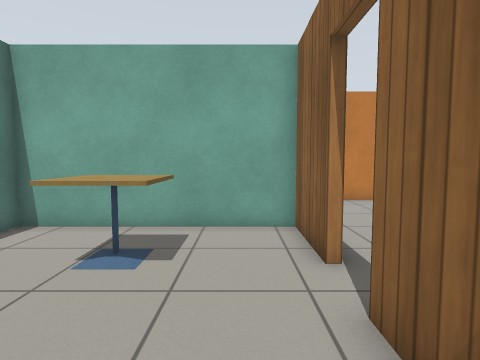
view 1 (above)

21 first-person views from a walk through a robot-simulator world made for Gazebo. The camera is 0.94 m above the floor, tilts 4° down and sees 80° across. Floor lines are 1 m apart. The floor is counted in squares, 0.5 m on a side. Each view is taken from the middle of a square. On the plan, view 1 faces up. The plan holds only what a view shows up to about 16 squares ahead; the rest is blank. The robots in the file are not drawn. Gazebo's built-in surfaces are drawn with simple patterns. Some stock models are drawn as simple stand-ins.

view 2
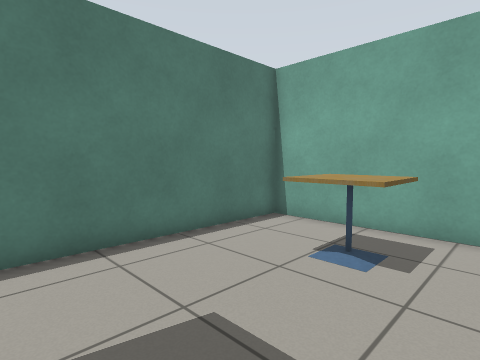

view 3
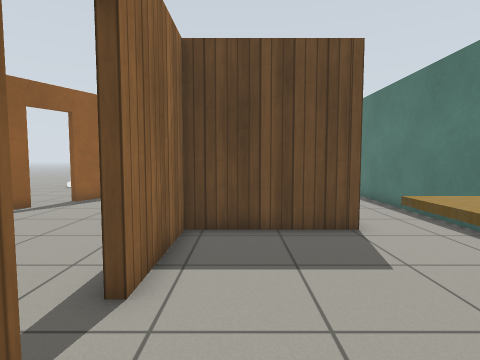

view 4
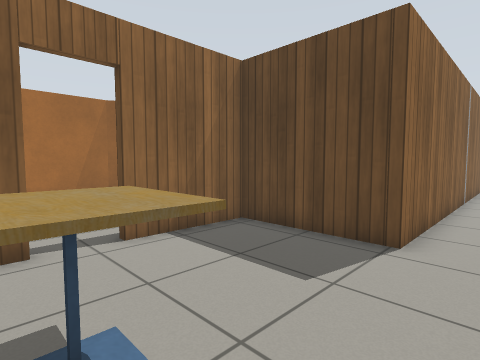

view 5
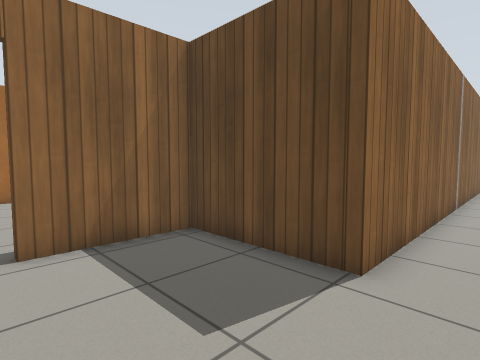

view 6
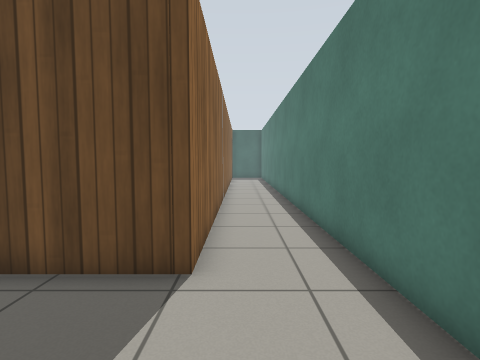

view 7
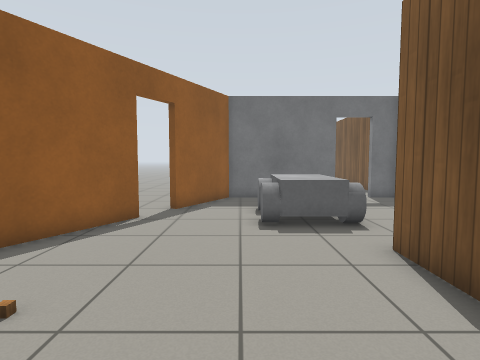

view 8
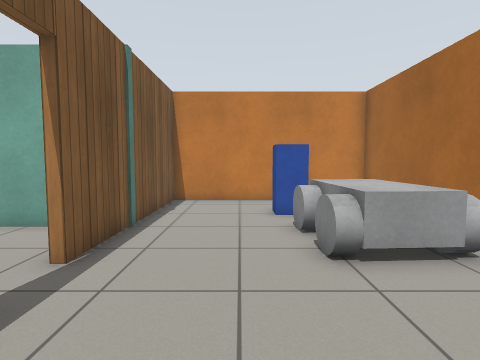

view 9
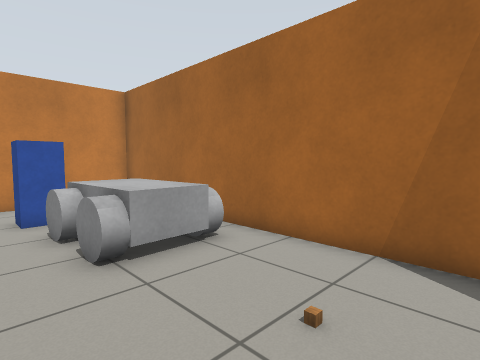

view 10
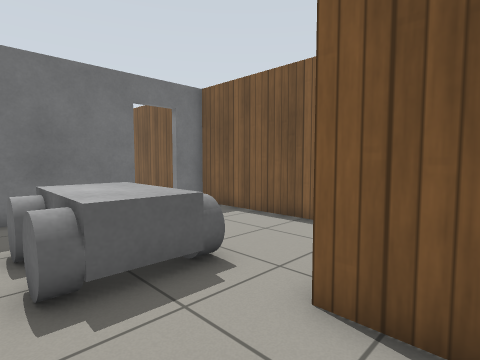

view 11
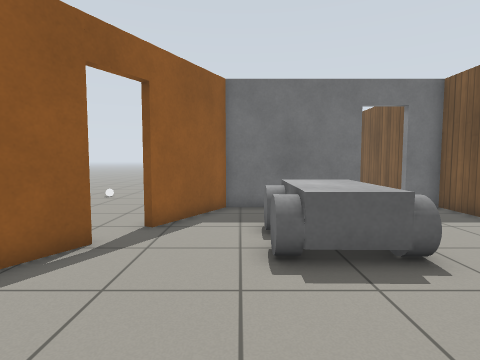

view 12
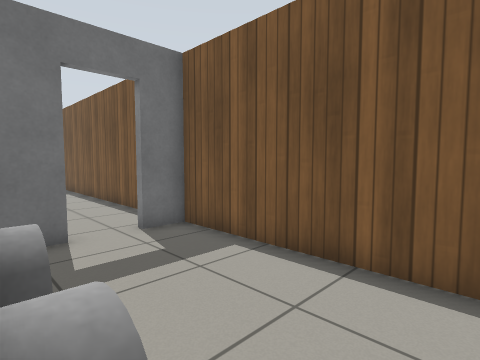

view 13
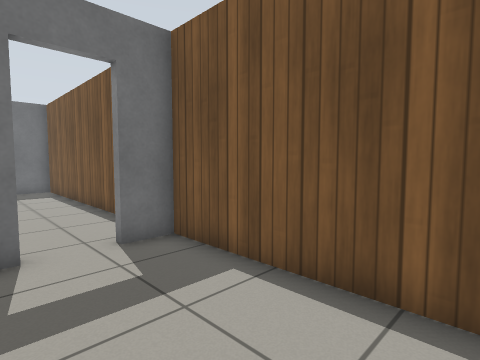

view 14
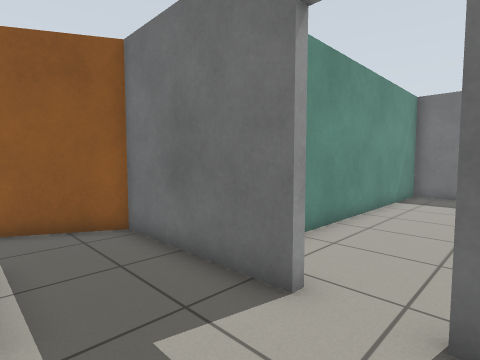

view 15
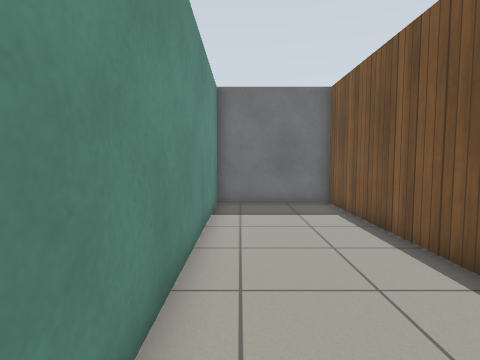

view 16
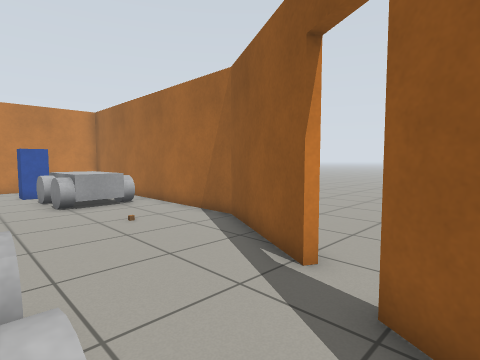

view 17
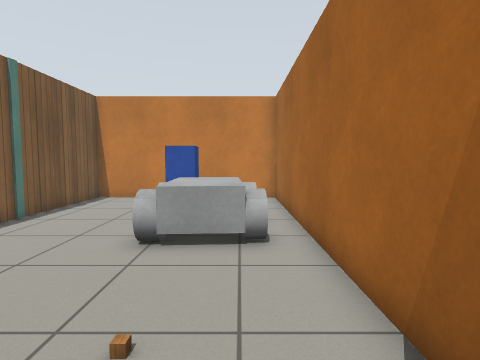

view 18
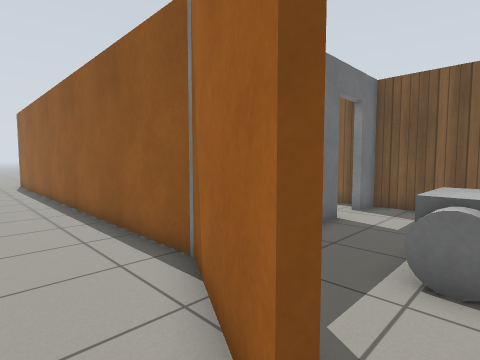

view 19
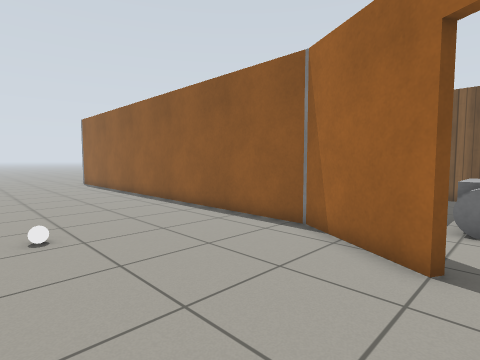

view 20
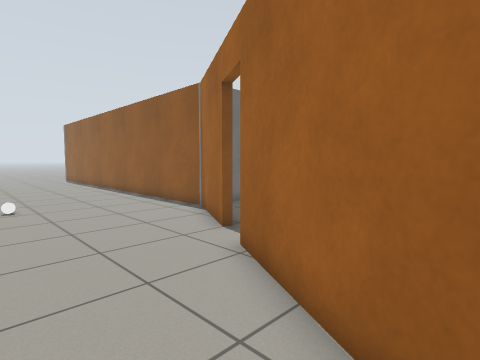

view 21
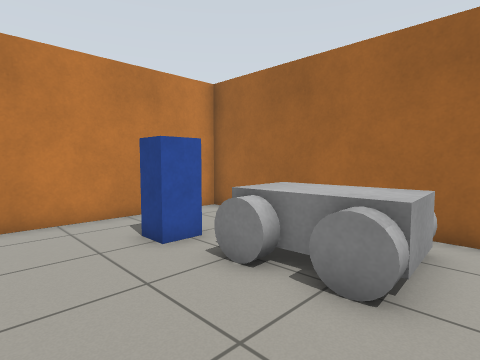

### Floor plan
Ten units are one square. View 1 is at (0, 0); x grows to the right and y downward. Boxes are objects, and circles mark ways between rooms. Rooms are numbered by the first view taken in them; rooms with no view inside come last. Other rooms are left out.
<svg viewBox="-68 -138 198 389">
<path fill="none" stroke="#000" d="M15 -50 16 -80 -63 -80 -63 119M-32 168 -32 6 15 6 15 -34M18 -14 18 9M83 43 108 -2 108 -133 19 -133 18 -50M-29 22 -29 93 -15 93M56 93 74 59M1 93 58 93M-29 101 -29 225 20 225 20 111M58 93 58 246M77 60 58 95M110 1 86 44"/>
<rect x="-35" y="-65" width="20" height="20" fill="#bbb"><title>cafe table</title></rect>
<rect x="15" y="25" width="30" height="40" fill="#bbb"><title>other object</title></rect>
<rect x="55" y="-105" width="20" height="10" fill="#bbb"><title>postbox</title></rect>
<rect x="65" y="-85" width="30" height="40" fill="#bbb"><title>other object</title></rect>
<rect x="75" y="-25" width="10" height="10" fill="#bbb"><title>wooden cube</title></rect>
<rect x="115" y="125" width="10" height="10" fill="#bbb"><title>white ball</title></rect>
<circle cx="20" cy="-45" r="3" fill="#2a7"/>
<circle cx="-7" cy="93" r="3" fill="#2a7"/>
<circle cx="80" cy="55" r="3" fill="#2a7"/>
<text x="-40" y="40">1</text>
<text x="50" y="-20">2</text>
<text x="0" y="160">3</text>
<text x="100" y="140">4</text>
</svg>
Room 1 opens to room 2. Room 2 opens to room 3. Room 2 opens to room 4.

Where each view was taken, in squares from view 1:
view 1: 0 up, 0 right, facing up
view 2: 0 up, 0 right, facing up-left
view 3: 7 up, 0 right, facing down
view 4: 6 up, 5 left, facing down-right
view 5: 4 up, 5 left, facing down-right
view 6: 4 up, 4 left, facing down
view 7: 5 up, 5 right, facing down
view 8: 0 up, 5 right, facing up
view 9: 0 up, 5 right, facing up-right
view 10: 1 up, 5 right, facing down-left
view 11: 2 up, 5 right, facing down
view 12: 2 down, 2 right, facing down-left
view 13: 3 down, 1 right, facing down-left
view 14: 6 down, 2 left, facing down-right
view 15: 10 down, 1 right, facing down
view 16: 7 down, 4 right, facing up-right
view 17: 1 down, 9 right, facing up
view 18: 5 down, 9 right, facing down-left
view 19: 5 down, 13 right, facing down-left
view 20: 0 up, 13 right, facing down-left
view 21: 4 up, 3 right, facing up-right
